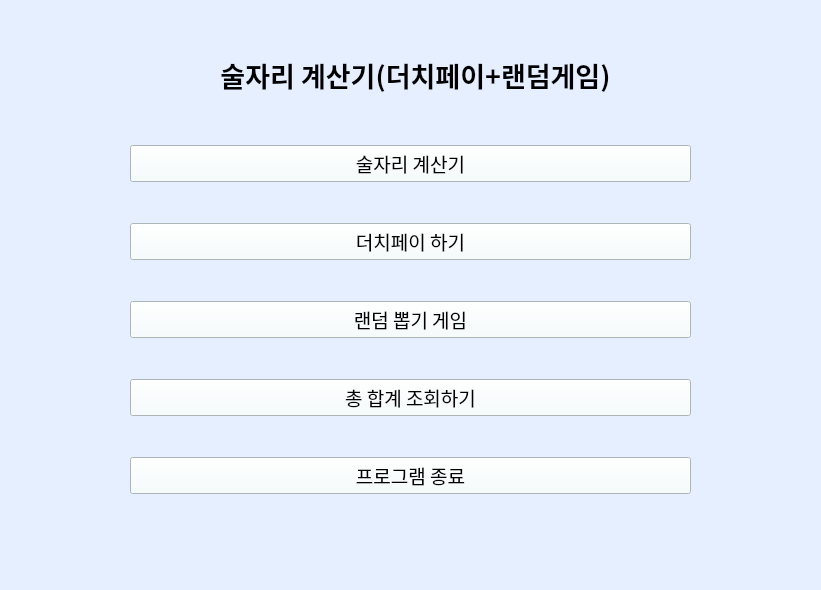
<?xml version="1.0" encoding="UTF-8"?>
<ui version="4.0">
 <class>MainWindow</class>
 <widget class="QMainWindow" name="MainWindow">
  <property name="geometry">
   <rect>
    <x>0</x>
    <y>0</y>
    <width>821</width>
    <height>590</height>
   </rect>
  </property>
  <property name="windowTitle">
   <string>MainWindow</string>
  </property>
  <property name="styleSheet">
   <string notr="true">background-color: rgb(229, 239, 255)</string>
  </property>
  <widget class="QWidget" name="centralwidget">
   <widget class="QLabel" name="label">
    <property name="geometry">
     <rect>
      <x>140</x>
      <y>50</y>
      <width>551</width>
      <height>51</height>
     </rect>
    </property>
    <property name="font">
     <font>
      <family>맑은 고딕</family>
      <pointsize>20</pointsize>
      <weight>75</weight>
      <bold>true</bold>
      <underline>false</underline>
     </font>
    </property>
    <property name="layoutDirection">
     <enum>Qt::LeftToRight</enum>
    </property>
    <property name="styleSheet">
     <string notr="true"/>
    </property>
    <property name="text">
     <string>&lt;html&gt;&lt;head/&gt;&lt;body&gt;&lt;p align=&quot;center&quot;&gt;술자리 계산기(더치페이+랜덤게임)&lt;/p&gt;&lt;/body&gt;&lt;/html&gt;</string>
    </property>
   </widget>
   <widget class="QWidget" name="verticalLayoutWidget">
    <property name="geometry">
     <rect>
      <x>130</x>
      <y>110</y>
      <width>561</width>
      <height>421</height>
     </rect>
    </property>
    <layout class="QVBoxLayout" name="verticalLayout">
     <item>
      <widget class="QPushButton" name="pushButton_2">
       <property name="font">
        <font>
         <family>맑은 고딕</family>
         <pointsize>14</pointsize>
        </font>
       </property>
       <property name="styleSheet">
        <string notr="true">background-color: rgb(244, 254, 255)</string>
       </property>
       <property name="text">
        <string>술자리 계산기</string>
       </property>
      </widget>
     </item>
     <item>
      <widget class="QPushButton" name="pushButton_5">
       <property name="font">
        <font>
         <family>맑은 고딕</family>
         <pointsize>14</pointsize>
        </font>
       </property>
       <property name="styleSheet">
        <string notr="true">background-color: rgb(244, 254, 255)</string>
       </property>
       <property name="text">
        <string>더치페이 하기</string>
       </property>
      </widget>
     </item>
     <item>
      <widget class="QPushButton" name="pushButton_4">
       <property name="font">
        <font>
         <family>맑은 고딕</family>
         <pointsize>14</pointsize>
        </font>
       </property>
       <property name="styleSheet">
        <string notr="true">background-color: rgb(244, 254, 255)</string>
       </property>
       <property name="text">
        <string>랜덤 뽑기 게임</string>
       </property>
      </widget>
     </item>
     <item>
      <widget class="QPushButton" name="pushButton_3">
       <property name="font">
        <font>
         <family>맑은 고딕</family>
         <pointsize>14</pointsize>
        </font>
       </property>
       <property name="styleSheet">
        <string notr="true">background-color: rgb(244, 254, 255)</string>
       </property>
       <property name="text">
        <string>총 합계 조회하기</string>
       </property>
      </widget>
     </item>
     <item>
      <widget class="QPushButton" name="pushButton">
       <property name="font">
        <font>
         <family>맑은 고딕</family>
         <pointsize>14</pointsize>
        </font>
       </property>
       <property name="styleSheet">
        <string notr="true">background-color: rgb(244, 254, 255)</string>
       </property>
       <property name="text">
        <string>프로그램 종료</string>
       </property>
      </widget>
     </item>
    </layout>
   </widget>
  </widget>
  <widget class="QMenuBar" name="menubar">
   <property name="geometry">
    <rect>
     <x>0</x>
     <y>0</y>
     <width>821</width>
     <height>26</height>
    </rect>
   </property>
  </widget>
  <widget class="QStatusBar" name="statusbar"/>
 </widget>
 <resources/>
 <connections>
  <connection>
   <sender>pushButton_2</sender>
   <signal>clicked()</signal>
   <receiver>MainWindow</receiver>
   <slot>Calc()</slot>
   <hints>
    <hint type="sourcelabel">
     <x>575</x>
     <y>189</y>
    </hint>
    <hint type="destinationlabel">
     <x>820</x>
     <y>188</y>
    </hint>
   </hints>
  </connection>
  <connection>
   <sender>pushButton_5</sender>
   <signal>clicked()</signal>
   <receiver>MainWindow</receiver>
   <slot>Dutch()</slot>
   <hints>
    <hint type="sourcelabel">
     <x>664</x>
     <y>266</y>
    </hint>
    <hint type="destinationlabel">
     <x>820</x>
     <y>264</y>
    </hint>
   </hints>
  </connection>
  <connection>
   <sender>pushButton_4</sender>
   <signal>clicked()</signal>
   <receiver>MainWindow</receiver>
   <slot>Random()</slot>
   <hints>
    <hint type="sourcelabel">
     <x>637</x>
     <y>350</y>
    </hint>
    <hint type="destinationlabel">
     <x>820</x>
     <y>347</y>
    </hint>
   </hints>
  </connection>
  <connection>
   <sender>pushButton_3</sender>
   <signal>clicked()</signal>
   <receiver>MainWindow</receiver>
   <slot>Total()</slot>
   <hints>
    <hint type="sourcelabel">
     <x>644</x>
     <y>425</y>
    </hint>
    <hint type="destinationlabel">
     <x>820</x>
     <y>426</y>
    </hint>
   </hints>
  </connection>
  <connection>
   <sender>pushButton</sender>
   <signal>clicked()</signal>
   <receiver>MainWindow</receiver>
   <slot>Exit()</slot>
   <hints>
    <hint type="sourcelabel">
     <x>638</x>
     <y>495</y>
    </hint>
    <hint type="destinationlabel">
     <x>820</x>
     <y>500</y>
    </hint>
   </hints>
  </connection>
 </connections>
 <slots>
  <slot>Calc()</slot>
  <slot>Dutch()</slot>
  <slot>Random()</slot>
  <slot>Total()</slot>
  <slot>Exit()</slot>
 </slots>
</ui>
